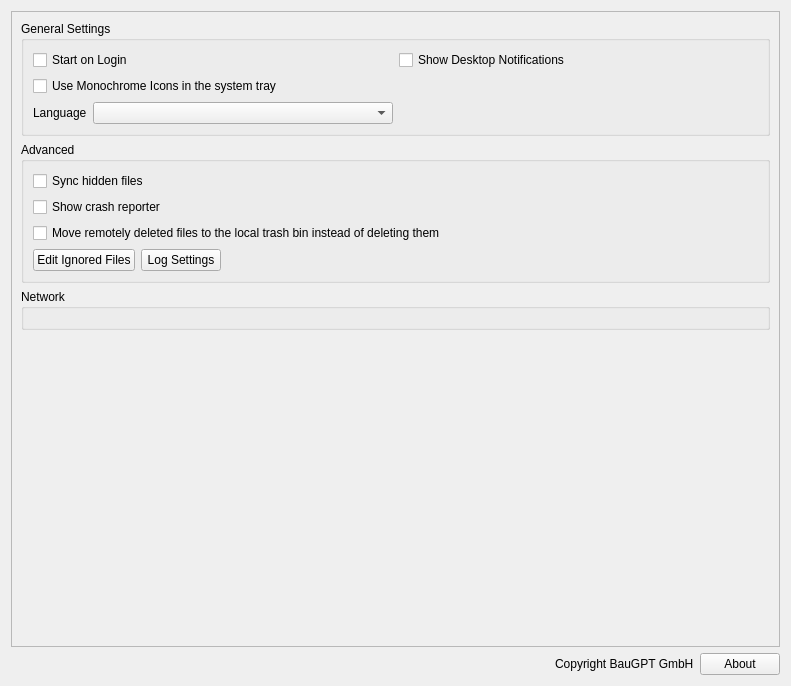
<?xml version="1.0" encoding="UTF-8"?>
<ui version="4.0">
 <class>OCC::GeneralSettings</class>
 <widget class="QWidget" name="OCC::GeneralSettings">
  <property name="geometry">
   <rect>
    <x>0</x>
    <y>0</y>
    <width>791</width>
    <height>686</height>
   </rect>
  </property>
  <property name="windowTitle">
   <string>Form</string>
  </property>
  <layout class="QVBoxLayout" name="verticalLayout_3">
   <item>
    <widget class="QScrollArea" name="scrollArea">
     <property name="widgetResizable">
      <bool>true</bool>
     </property>
     <widget class="QWidget" name="scrollAreaWidgetContents_2">
      <property name="geometry">
       <rect>
        <x>0</x>
        <y>0</y>
        <width>765</width>
        <height>618</height>
       </rect>
      </property>
      <layout class="QVBoxLayout" name="verticalLayout_5">
       <item>
        <widget class="QGroupBox" name="generalGroupBox">
         <property name="title">
          <string>General Settings</string>
         </property>
         <layout class="QGridLayout" name="gridLayout_2">
          <item row="1" column="0">
           <widget class="QCheckBox" name="monoIconsCheckBox">
            <property name="text">
             <string>Use Monochrome Icons in the system tray</string>
            </property>
           </widget>
          </item>
          <item row="0" column="1">
           <widget class="QCheckBox" name="desktopNotificationsCheckBox">
            <property name="text">
             <string>Show Desktop Notifications</string>
            </property>
           </widget>
          </item>
          <item row="0" column="0">
           <widget class="QCheckBox" name="autostartCheckBox">
            <property name="text">
             <string>Start on Login</string>
            </property>
           </widget>
          </item>
          <item row="2" column="0">
           <layout class="QHBoxLayout" name="horizontalLayout_6">
            <item>
             <widget class="QLabel" name="languageLabel">
              <property name="sizePolicy">
               <sizepolicy hsizetype="Maximum" vsizetype="Preferred">
                <horstretch>0</horstretch>
                <verstretch>0</verstretch>
               </sizepolicy>
              </property>
              <property name="locale">
               <locale language="English" country="UnitedStates"/>
              </property>
              <property name="text">
               <string>Language</string>
              </property>
              <property name="buddy">
               <cstring>languageDropdown</cstring>
              </property>
             </widget>
            </item>
            <item>
             <widget class="QComboBox" name="languageDropdown">
              <property name="sizePolicy">
               <sizepolicy hsizetype="Minimum" vsizetype="Fixed">
                <horstretch>0</horstretch>
                <verstretch>0</verstretch>
               </sizepolicy>
              </property>
              <property name="accessibleName">
               <string>Language selector</string>
              </property>
              <property name="currentText">
               <string/>
              </property>
             </widget>
            </item>
           </layout>
          </item>
         </layout>
        </widget>
       </item>
       <item>
        <widget class="QGroupBox" name="advancedGroupBox">
         <property name="title">
          <string>Advanced</string>
         </property>
         <layout class="QHBoxLayout" name="horizontalLayout_5">
          <item>
           <layout class="QVBoxLayout" name="verticalLayout_6">
            <item>
             <widget class="QCheckBox" name="syncHiddenFilesCheckBox">
              <property name="text">
               <string>Sync hidden files</string>
              </property>
             </widget>
            </item>
            <item>
             <widget class="QCheckBox" name="crashreporterCheckBox">
              <property name="sizePolicy">
               <sizepolicy hsizetype="MinimumExpanding" vsizetype="Fixed">
                <horstretch>0</horstretch>
                <verstretch>0</verstretch>
               </sizepolicy>
              </property>
              <property name="text">
               <string>Show crash reporter</string>
              </property>
             </widget>
            </item>
            <item>
             <widget class="QCheckBox" name="moveToTrashCheckBox">
              <property name="text">
               <string>Move remotely deleted files to the local trash bin instead of deleting them</string>
              </property>
             </widget>
            </item>
            <item>
             <layout class="QHBoxLayout" name="horizontalLayout_4">
              <item>
               <widget class="QPushButton" name="ignoredFilesButton">
                <property name="text">
                 <string>Edit Ignored Files</string>
                </property>
               </widget>
              </item>
              <item>
               <widget class="QPushButton" name="logSettingsButton">
                <property name="text">
                 <string>Log Settings</string>
                </property>
               </widget>
              </item>
              <item>
               <spacer name="spacer_3">
                <property name="orientation">
                 <enum>Qt::Horizontal</enum>
                </property>
                <property name="sizeHint" stdset="0">
                 <size>
                  <width>555</width>
                  <height>20</height>
                 </size>
                </property>
               </spacer>
              </item>
             </layout>
            </item>
           </layout>
          </item>
         </layout>
        </widget>
       </item>
       <item>
        <widget class="QGroupBox" name="groupBox">
         <property name="title">
          <string>Network</string>
         </property>
         <layout class="QVBoxLayout" name="verticalLayout_4">
          <item>
           <widget class="NetworkSettings" name="widget" native="true">
            <property name="focusPolicy">
             <enum>Qt::StrongFocus</enum>
            </property>
           </widget>
          </item>
         </layout>
        </widget>
       </item>
       <item>
        <spacer name="verticalSpacer">
         <property name="orientation">
          <enum>Qt::Vertical</enum>
         </property>
         <property name="sizeHint" stdset="0">
          <size>
           <width>20</width>
           <height>40</height>
          </size>
         </property>
        </spacer>
       </item>
      </layout>
     </widget>
    </widget>
   </item>
   <item>
    <widget class="QWidget" name="versionInfoWidget" native="true">
     <layout class="QHBoxLayout" name="horizontalLayout_2">
      <property name="leftMargin">
       <number>0</number>
      </property>
      <property name="topMargin">
       <number>0</number>
      </property>
      <property name="rightMargin">
       <number>0</number>
      </property>
      <property name="bottomMargin">
       <number>0</number>
      </property>
      <item>
       <spacer name="spacer">
        <property name="orientation">
         <enum>Qt::Horizontal</enum>
        </property>
        <property name="sizeHint" stdset="0">
         <size>
          <width>40</width>
          <height>20</height>
         </size>
        </property>
       </spacer>
      </item>
      <item>
       <widget class="QLabel" name="copyrightLabel">
        <property name="cursor">
         <cursorShape>ArrowCursor</cursorShape>
        </property>
        <property name="text">
         <string notr="true">Copyright BauGPT GmbH</string>
        </property>
        <property name="textInteractionFlags">
         <set>Qt::LinksAccessibleByMouse|Qt::TextSelectableByMouse</set>
        </property>
       </widget>
      </item>
      <item>
       <widget class="QPushButton" name="about_pushButton">
        <property name="text">
         <string>About</string>
        </property>
       </widget>
      </item>
     </layout>
    </widget>
   </item>
  </layout>
 </widget>
 <customwidgets>
  <customwidget>
   <class>NetworkSettings</class>
   <extends>QWidget</extends>
   <header>networksettings.h</header>
   <container>1</container>
  </customwidget>
 </customwidgets>
 <tabstops>
  <tabstop>autostartCheckBox</tabstop>
  <tabstop>desktopNotificationsCheckBox</tabstop>
  <tabstop>monoIconsCheckBox</tabstop>
  <tabstop>languageDropdown</tabstop>
  <tabstop>syncHiddenFilesCheckBox</tabstop>
  <tabstop>crashreporterCheckBox</tabstop>
  <tabstop>moveToTrashCheckBox</tabstop>
  <tabstop>ignoredFilesButton</tabstop>
  <tabstop>logSettingsButton</tabstop>
  <tabstop>widget</tabstop>
  <tabstop>scrollArea</tabstop>
  <tabstop>about_pushButton</tabstop>
 </tabstops>
 <resources/>
 <connections/>
</ui>
